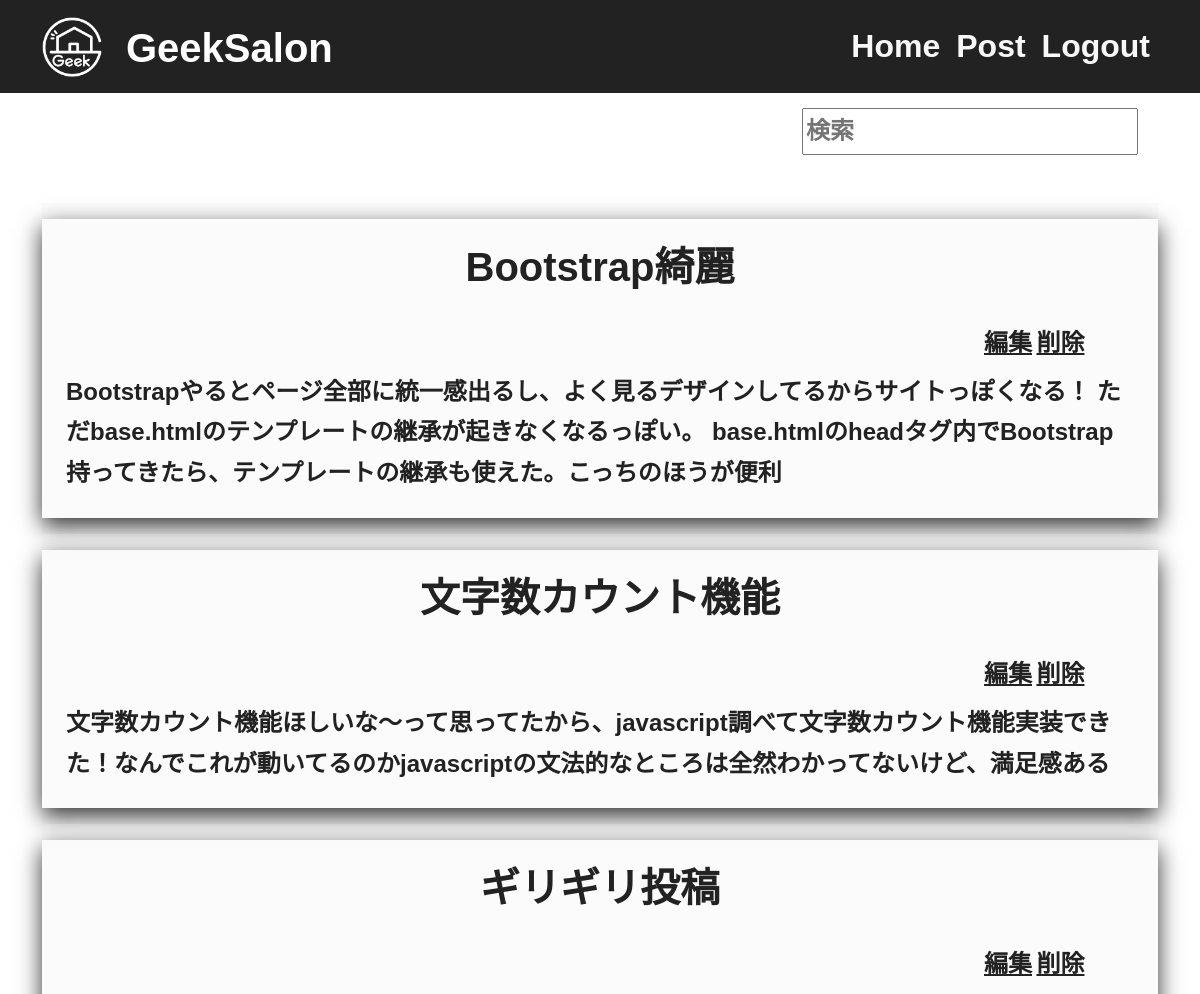
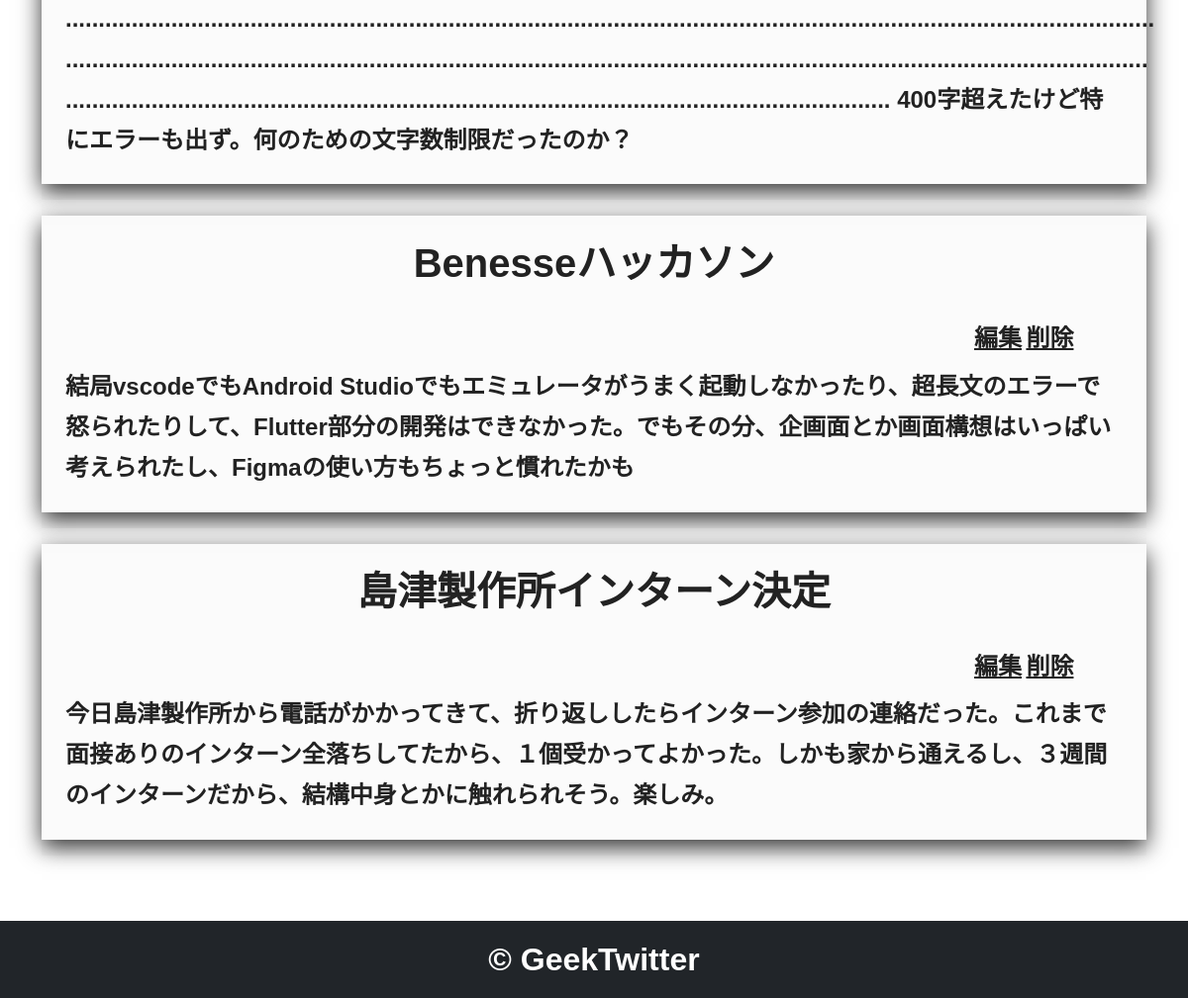
Before: /index (signed in) with the older database file (2 pictures, top to bottom).
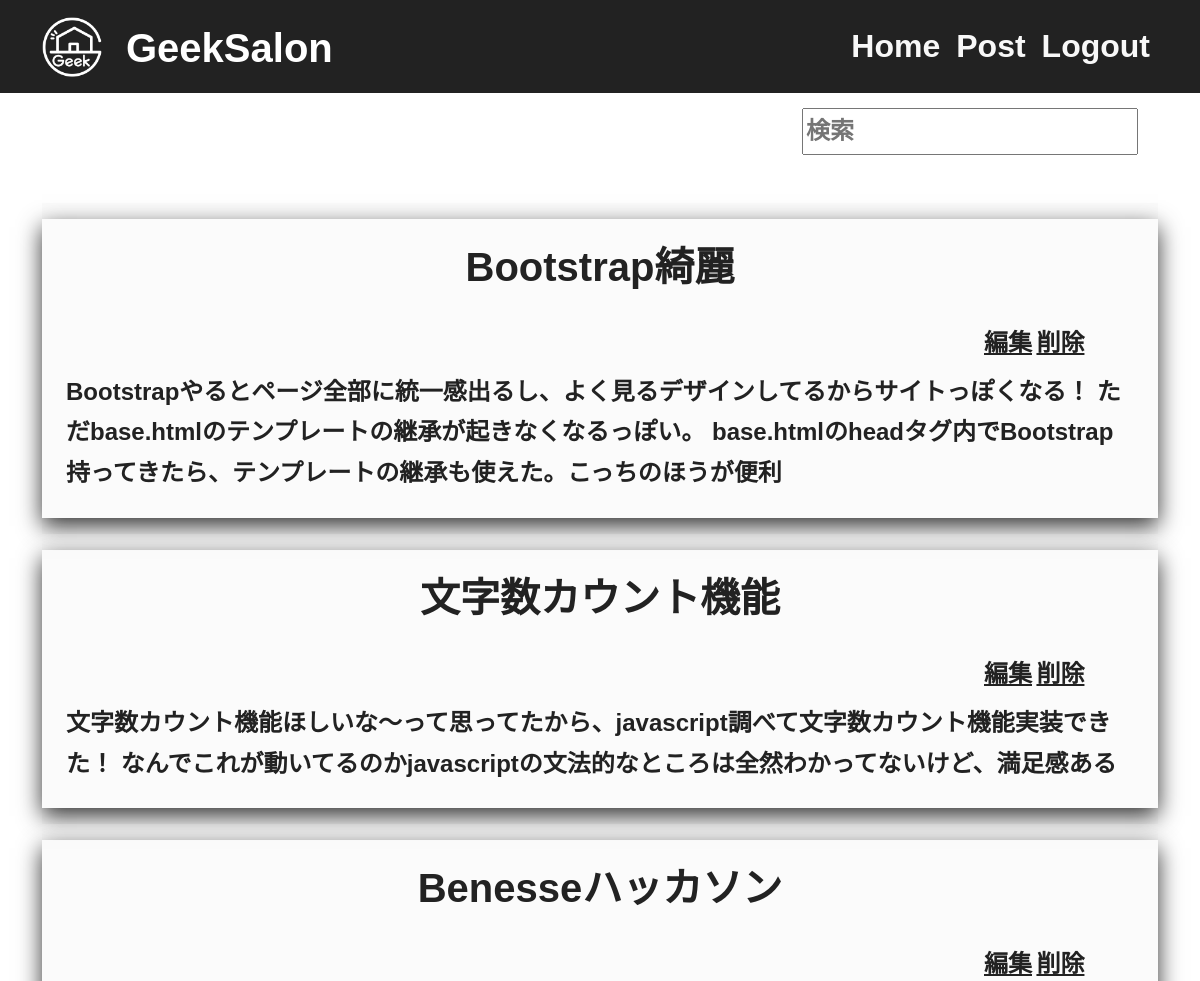
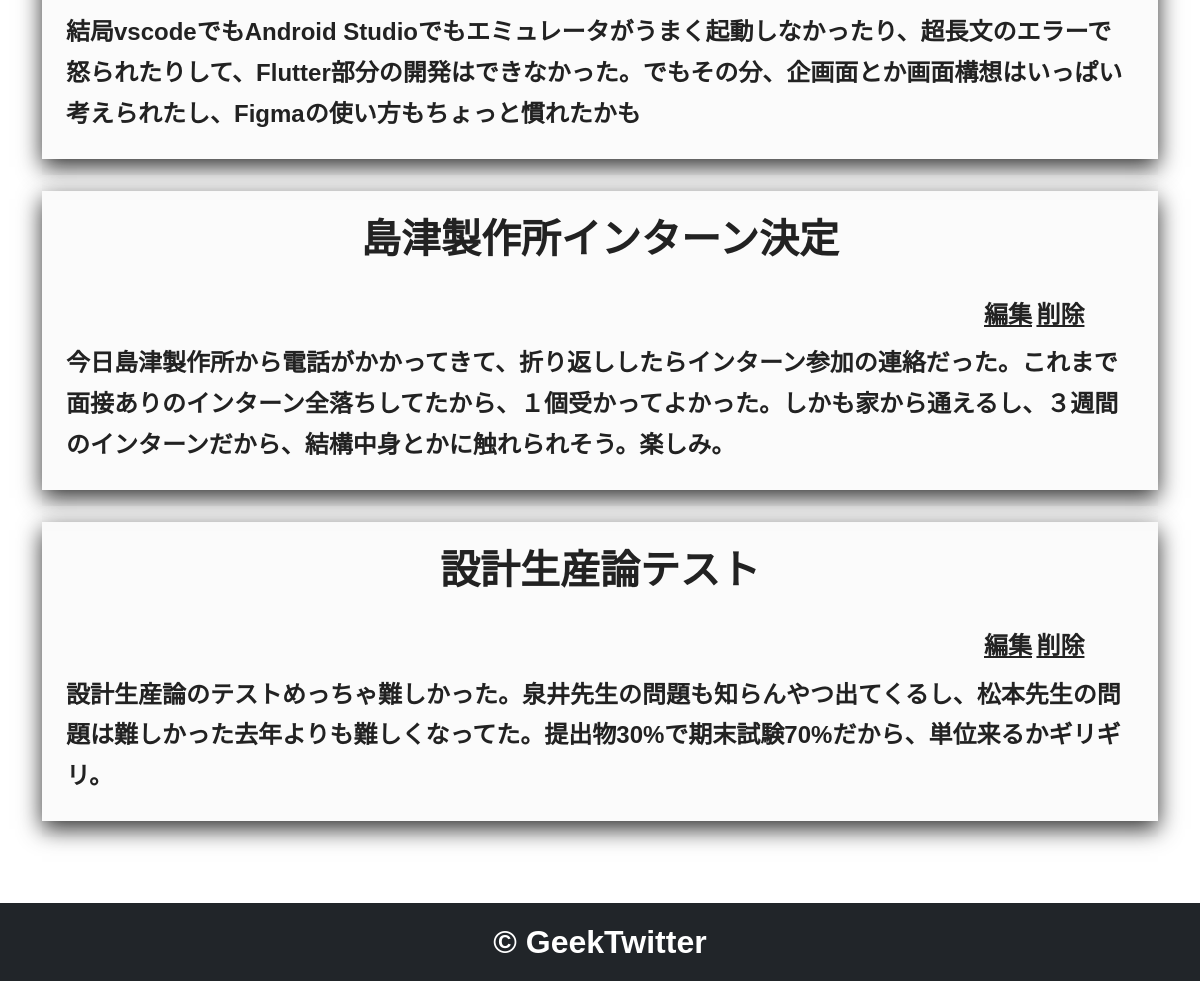
After: the same page with the newer database file (2 pictures, top to bottom).
### app.py (models this page shows)
class Post(db.Model):
    id = db.Column(
        db.Integer, primary_key=True
    )  # primary_key : それぞれの投稿を判断する主Key
    title = db.Column(db.String(50), nullable=False)
    body = db.Column(db.String(400), nullable=False)
    created_at = db.Column(
        db.DateTime, nullable=False, default=datetime.now(pytz.timezone("Asia/Tokyo"))
    )

### app.py (the view)
@app.route("/index", methods=["GET", "POST"])
@login_required
def index():
    if request.method == "POST":
        text_input = request.form.get("search")
        print(f"text_input : {text_input}")
        if (text_input is None) or len(text_input) == 0:
            posts = Post.query.all()
        else:
            posts = (
                db.session.query(Post)
                .filter(
                    or_(
                        Post.body.contains(text_input),
                        Post.title.contains(text_input),
                    )
                )
                .all()
            )
        return render_template("index.html", posts=posts)
    else:
        posts = Post.query.all()
        return render_template("index.html", posts=posts)

### app.py (called while the page is built)
@login_manager.user_loader
def load_user(user_id):
    return User.query.get(int(user_id))

### templates/index.html
{% extends "base.html" %}
{% block content %}
<div class="container">
    <div class="row">
        <div class="col-md-8"></div>
        <div class="container col-md-4">
            <form method="POST">
                <input type="text" name="search" class="search my-5" placeholder="検索">
            </form>
        </div>
    </div>
    {% for post in posts %}
    <article>
        <div class="container py-3 post-box">
            <div class="row card-effect">
                <h3 class="text-center mx-auto py-4"><b>{{post.title}}</b></h3>
                <div class="col-md-10"></div>
                <div class="col-md-2 mx-auto">
                    <a href="/{{post.id}}/update" role = "button">編集</a>
                    <a href="/{{post.id}}/delete" role = "button">削除</a>
                </div>
                <div class="container"><p class="container py-2 post">{{post.body}}</p>
                </div>
            </div>
        </div>
    </article>
{% endfor %}
</div>
{% endblock %}

### templates/base.html (shortened to what this page needs)
<!DOCTYPE html>
<html lang="ja">
<head>
    <link href="https://cdn.jsdelivr.net/npm/bootstrap@5.3.0/dist/css/bootstrap.min.css" rel="stylesheet">
</head>
<body>
    <nav class="navbar navbar-expand-lg bg-body-tertiary py-2 fixed-top">
        <div class="container">
          <img src="images/GeekSalon.jpg" style="height: 60px;">
          <a class="navbar-brand text-white pt-3 px-4" href="/index"><h2>GeekSalon</h2></a>
          <div class="collapse navbar-collapse" id="navbarNav">
            <ul class="navbar-nav ms-auto">
              <li class="nav-item">
                <a class="nav-link" aria-current="page" href="/index">Home</a>
              </li>
              <li class="nav-item">
                <a class="nav-link" href="/create">Post</a>
              </li>
              <li class="nav-item">
                <a class="nav-link" href="/logout">Logout</a>
              </li>
            </ul>
          </div>
        </div>
      </nav>
        {% block content %}
        {% endblock %}
    <div class="my-5 py-5"></div>
    <footer class="d-flex justify-content-center fixed-bottom bg-dark text-white footer">
        <div><b>© GeekTwitter</b></div>
    </footer>
</body>
</html>

### templates/base.html (style rules this page uses)
* { box-sizing: border-box; }
:root { --primary: #0d6efd; --dark: rgb(34, 34, 34); --body: rgb(248, 248, 248); --box-shadow: 0 8px 22px rgba(0, 0, 0, 0.8); }
body { height: 1500px; margin-bottom: 200px; padding-bottom: 120px; padding-top: 5%; font-family: "Sora", sans-serif; line-height: 1.7; background: white; }
a, h3 { color: var(--dark); text-decoration: none; font-weight: 700; }
h2 { font-weight: 700; font-size: 200%; }
a { text-decoration: underline; font-size: 150%; }
h3 { font-size: 250%; }
p { color: var(--dark); font-size: 150%; }
.post { font-weight: 700; }
.navbar { background-color: var(--dark) !important; }
.navbar .nav-link { color: var(--body) !important; font-size: 200%; font-weight: 700; }
.search { font-size: 150%; font-weight: 700; color: var(--dark); }
.card-effect { box-shadow: var(--box-shadow); }
.post-box { background-color: rgba(233, 233, 233, 0.2); }
.footer { padding: 1% 0; font-size: 200%; }

Changed rows visible on the page:
removed Post: title "ギリギリ投稿", body "..................................................................................................................................................................... .................................................................................................................................................................... ............................................................................................................................. 400字超えたけど特にエラーも出ず。何のための文字数制限だったのか？"
changed Post "文字数カウント機能": body "文字数カウント機能ほしいな～って思ってたから、javascript調べて文字数カウント機能実装できた！なんでこれが動いてるのかjavascriptの文法的なところは全然わかってないけど、満足感ある" → "文字数カウント機能ほしいな～って思ってたから、javascript調べて文字数カウント機能実装できた！ なんでこれが動いてるのかjavascriptの文法的なところは全然わかってないけど、満足感ある"
added Post: title "設計生産論テスト", body "設計生産論のテストめっちゃ難しかった。泉井先生の問題も知らんやつ出てくるし、松本先生の問題は難しかった去年よりも難しくなってた。提出物30%で期末試験70%だから、単位来るかギリギリ。"
